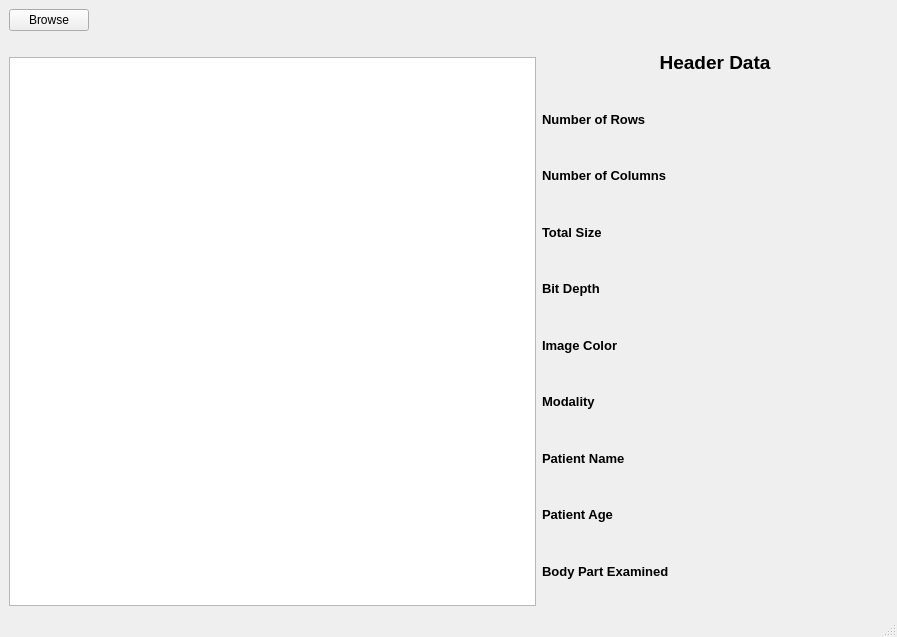
<?xml version="1.0" encoding="UTF-8"?>
<ui version="4.0">
 <class>MainWindow</class>
 <widget class="QMainWindow" name="MainWindow">
  <property name="geometry">
   <rect>
    <x>0</x>
    <y>0</y>
    <width>897</width>
    <height>637</height>
   </rect>
  </property>
  <property name="windowTitle">
   <string>MainWindow</string>
  </property>
  <widget class="QWidget" name="centralwidget">
   <layout class="QGridLayout" name="gridLayout_5">
    <item row="0" column="0" colspan="2">
     <layout class="QGridLayout" name="gridLayout_4">
      <item row="0" column="0">
       <widget class="QPushButton" name="pushButton_23">
        <property name="text">
         <string>Browse</string>
        </property>
       </widget>
      </item>
      <item row="0" column="1">
       <spacer name="horizontalSpacer">
        <property name="orientation">
         <enum>Qt::Horizontal</enum>
        </property>
        <property name="sizeHint" stdset="0">
         <size>
          <width>40</width>
          <height>20</height>
         </size>
        </property>
       </spacer>
      </item>
     </layout>
    </item>
    <item row="1" column="0">
     <layout class="QGridLayout" name="gridLayout_2">
      <item row="1" column="0">
       <widget class="QGraphicsView" name="imageGraphicsView"/>
      </item>
      <item row="0" column="0">
       <widget class="QLabel" name="imageFormatLabel">
        <property name="text">
         <string/>
        </property>
       </widget>
      </item>
     </layout>
    </item>
    <item row="1" column="1">
     <layout class="QGridLayout" name="gridLayout_3">
      <item row="5" column="2">
       <widget class="QLabel" name="imageColorResultLable">
        <property name="text">
         <string/>
        </property>
       </widget>
      </item>
      <item row="6" column="2">
       <widget class="QLabel" name="modalityResultLable">
        <property name="text">
         <string/>
        </property>
       </widget>
      </item>
      <item row="9" column="2">
       <widget class="QLabel" name="bodyPartExaminedResultLable">
        <property name="text">
         <string/>
        </property>
       </widget>
      </item>
      <item row="8" column="2">
       <widget class="QLabel" name="patientAgeResultLable">
        <property name="text">
         <string/>
        </property>
       </widget>
      </item>
      <item row="7" column="2">
       <widget class="QLabel" name="patientNameResultLable">
        <property name="text">
         <string/>
        </property>
       </widget>
      </item>
      <item row="9" column="0">
       <widget class="QLabel" name="bodyPartExaminedTitleLable">
        <property name="font">
         <font>
          <pointsize>10</pointsize>
          <weight>75</weight>
          <bold>true</bold>
         </font>
        </property>
        <property name="text">
         <string>Body Part Examined</string>
        </property>
       </widget>
      </item>
      <item row="2" column="2">
       <widget class="QLabel" name="numberOfColumnsResultLable">
        <property name="text">
         <string/>
        </property>
       </widget>
      </item>
      <item row="4" column="2">
       <widget class="QLabel" name="bitDepthResultLable">
        <property name="text">
         <string/>
        </property>
       </widget>
      </item>
      <item row="1" column="0">
       <widget class="QLabel" name="nuberOfRowsTitleLable">
        <property name="font">
         <font>
          <pointsize>10</pointsize>
          <weight>75</weight>
          <bold>true</bold>
         </font>
        </property>
        <property name="text">
         <string>Number of Rows</string>
        </property>
       </widget>
      </item>
      <item row="1" column="2">
       <widget class="QLabel" name="nuberOfRowsResultLable">
        <property name="text">
         <string/>
        </property>
       </widget>
      </item>
      <item row="2" column="0">
       <widget class="QLabel" name="numberOfColumnsTitleLable">
        <property name="font">
         <font>
          <pointsize>10</pointsize>
          <weight>75</weight>
          <bold>true</bold>
         </font>
        </property>
        <property name="text">
         <string>Number of Columns</string>
        </property>
       </widget>
      </item>
      <item row="3" column="2">
       <widget class="QLabel" name="totalSizeResultLable">
        <property name="text">
         <string/>
        </property>
       </widget>
      </item>
      <item row="3" column="0">
       <widget class="QLabel" name="totalSizeTitleLable">
        <property name="font">
         <font>
          <pointsize>10</pointsize>
          <weight>75</weight>
          <bold>true</bold>
         </font>
        </property>
        <property name="text">
         <string>Total Size</string>
        </property>
       </widget>
      </item>
      <item row="4" column="0">
       <widget class="QLabel" name="bitDepthTitleLable">
        <property name="font">
         <font>
          <pointsize>10</pointsize>
          <weight>75</weight>
          <bold>true</bold>
         </font>
        </property>
        <property name="text">
         <string>Bit Depth</string>
        </property>
       </widget>
      </item>
      <item row="6" column="0">
       <widget class="QLabel" name="modalityTitleLable">
        <property name="font">
         <font>
          <pointsize>10</pointsize>
          <weight>75</weight>
          <bold>true</bold>
         </font>
        </property>
        <property name="text">
         <string>Modality</string>
        </property>
       </widget>
      </item>
      <item row="7" column="0">
       <widget class="QLabel" name="patientNameTitleLable">
        <property name="font">
         <font>
          <pointsize>10</pointsize>
          <weight>75</weight>
          <bold>true</bold>
         </font>
        </property>
        <property name="text">
         <string>Patient Name</string>
        </property>
       </widget>
      </item>
      <item row="5" column="0">
       <widget class="QLabel" name="imageColorTitleLable">
        <property name="font">
         <font>
          <pointsize>10</pointsize>
          <weight>75</weight>
          <bold>true</bold>
         </font>
        </property>
        <property name="text">
         <string>Image Color</string>
        </property>
       </widget>
      </item>
      <item row="8" column="0">
       <widget class="QLabel" name="patientAgeTitleLable">
        <property name="font">
         <font>
          <pointsize>10</pointsize>
          <weight>75</weight>
          <bold>true</bold>
         </font>
        </property>
        <property name="text">
         <string>Patient Age</string>
        </property>
       </widget>
      </item>
      <item row="10" column="1">
       <spacer name="horizontalSpacer_3">
        <property name="orientation">
         <enum>Qt::Horizontal</enum>
        </property>
        <property name="sizeType">
         <enum>QSizePolicy::Fixed</enum>
        </property>
        <property name="sizeHint" stdset="0">
         <size>
          <width>200</width>
          <height>1</height>
         </size>
        </property>
       </spacer>
      </item>
      <item row="0" column="0" colspan="3">
       <widget class="QLabel" name="headerDataLabel">
        <property name="font">
         <font>
          <pointsize>14</pointsize>
          <weight>75</weight>
          <bold>true</bold>
         </font>
        </property>
        <property name="text">
         <string>Header Data</string>
        </property>
        <property name="alignment">
         <set>Qt::AlignCenter</set>
        </property>
       </widget>
      </item>
      <item row="10" column="0">
       <spacer name="verticalSpacer">
        <property name="orientation">
         <enum>Qt::Vertical</enum>
        </property>
        <property name="sizeType">
         <enum>QSizePolicy::Fixed</enum>
        </property>
        <property name="sizeHint" stdset="0">
         <size>
          <width>20</width>
          <height>10</height>
         </size>
        </property>
       </spacer>
      </item>
     </layout>
    </item>
   </layout>
  </widget>
  <widget class="QMenuBar" name="menubar">
   <property name="geometry">
    <rect>
     <x>0</x>
     <y>0</y>
     <width>897</width>
     <height>26</height>
    </rect>
   </property>
  </widget>
  <widget class="QStatusBar" name="statusbar"/>
 </widget>
 <resources/>
 <connections/>
</ui>
